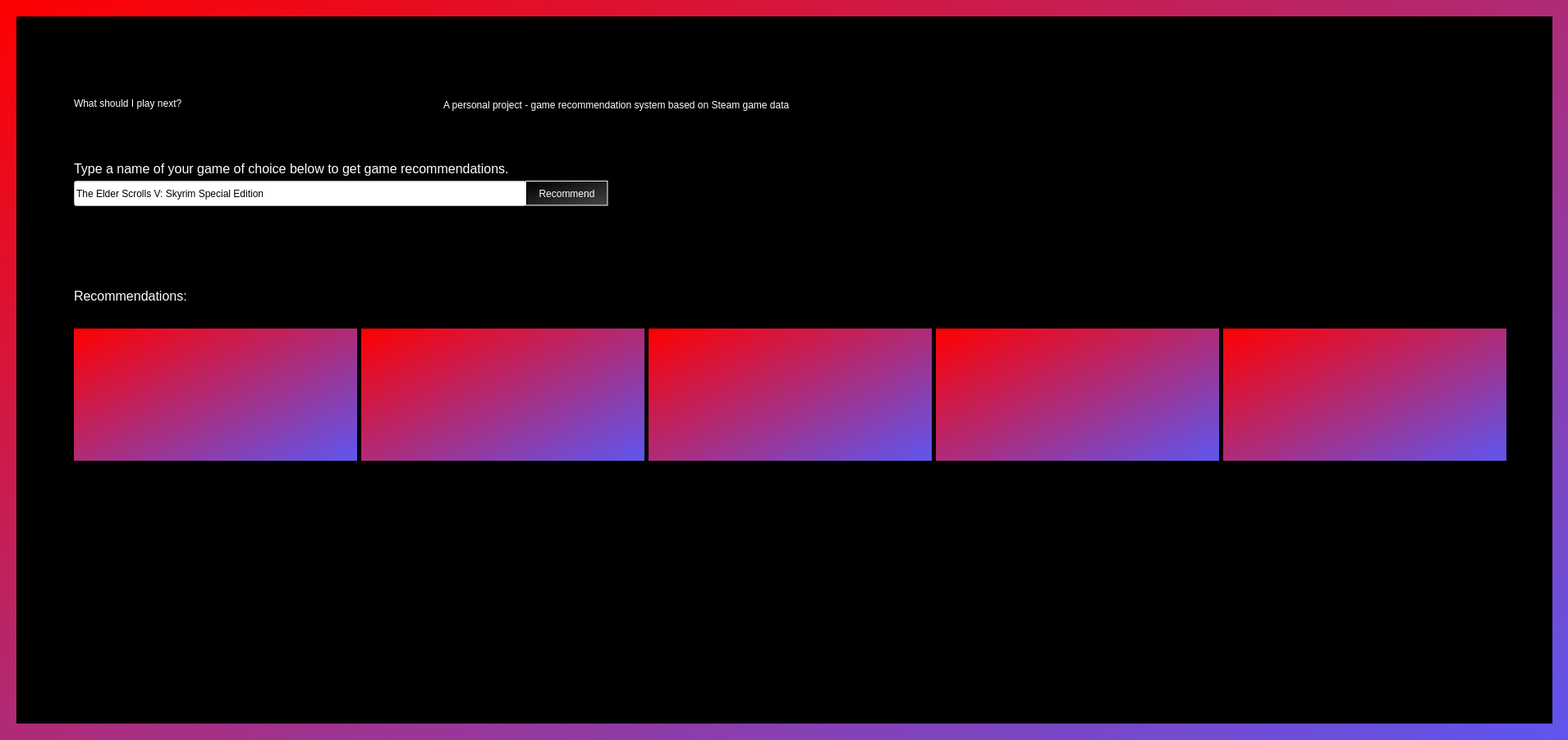
<?xml version="1.0" encoding="UTF-8"?>
<ui version="4.0">
 <class>MainWindow</class>
 <widget class="QMainWindow" name="MainWindow">
  <property name="geometry">
   <rect>
    <x>0</x>
    <y>0</y>
    <width>1910</width>
    <height>901</height>
   </rect>
  </property>
  <property name="windowTitle">
   <string>MainWindow</string>
  </property>
  <property name="styleSheet">
   <string notr="true">background-color: qlineargradient(spread:pad, x1:0, y1:0.505682, x2:1, y2:1, stop:0 rgba(75, 237, 220, 255), stop:1 rgba(94, 86, 239, 255));

background-color: qlineargradient(spread:pad, x1:0, y1:0, x2:1, y2:1, stop:0 rgba(255, 0, 0, 255), stop:1 rgba(94, 86, 239, 255));


</string>
  </property>
  <widget class="QWidget" name="centralwidget">
   <widget class="QLabel" name="label_image_background">
    <property name="geometry">
     <rect>
      <x>20</x>
      <y>20</y>
      <width>1871</width>
      <height>861</height>
     </rect>
    </property>
    <property name="styleSheet">
     <string notr="true">background-color: rgb(0, 0, 0);</string>
    </property>
    <property name="text">
     <string/>
    </property>
    <property name="pixmap">
     <pixmap>../../../../../Downloads/fabian-albert-PGw2VbdSono-unsplash_flipped.jpg</pixmap>
    </property>
    <property name="scaledContents">
     <bool>true</bool>
    </property>
   </widget>
   <widget class="QLabel" name="label_title">
    <property name="geometry">
     <rect>
      <x>90</x>
      <y>50</y>
      <width>461</width>
      <height>151</height>
     </rect>
    </property>
    <property name="styleSheet">
     <string notr="true">font: 700 35pt &quot;Bahnschrift SemiCondensed&quot;;
color: rgb(255, 255, 255);
background-color: rgb(255, 255, 255);
background-color: rgb(109, 78, 217);
background-color: rgb(0, 0, 0);
background-color: rgba(0, 0, 0, 0);</string>
    </property>
    <property name="text">
     <string>What should I play next?</string>
    </property>
   </widget>
   <widget class="QLineEdit" name="line_edit">
    <property name="geometry">
     <rect>
      <x>90</x>
      <y>220</y>
      <width>551</width>
      <height>31</height>
     </rect>
    </property>
    <property name="styleSheet">
     <string notr="true">background-color: rgb(255, 255, 255);
font: 14pt &quot;Segoe UI&quot;;</string>
    </property>
    <property name="text">
     <string>The Elder Scrolls V: Skyrim Special Edition</string>
    </property>
   </widget>
   <widget class="QLabel" name="label_instructions">
    <property name="geometry">
     <rect>
      <x>90</x>
      <y>190</y>
      <width>911</width>
      <height>31</height>
     </rect>
    </property>
    <property name="styleSheet">
     <string notr="true">color: rgb(255, 255, 255);
background-color: rgb(0, 0, 0);
background-color: rgba(0, 0, 0, 0);</string>
    </property>
    <property name="text">
     <string>&lt;html&gt;&lt;head/&gt;&lt;body&gt;&lt;p&gt;&lt;span style=&quot; font-size:12pt;&quot;&gt;Type a name of your game of choice below to get game recommendations.&lt;/span&gt;&lt;/p&gt;&lt;/body&gt;&lt;/html&gt;</string>
    </property>
   </widget>
   <widget class="QLabel" name="label_info_recommendations">
    <property name="geometry">
     <rect>
      <x>90</x>
      <y>350</y>
      <width>171</width>
      <height>21</height>
     </rect>
    </property>
    <property name="styleSheet">
     <string notr="true">background-color: rgb(0, 0, 0);
color: rgb(255, 255, 255);
background-color: rgba(0, 0, 0, 0);</string>
    </property>
    <property name="text">
     <string>&lt;html&gt;&lt;head/&gt;&lt;body&gt;&lt;p&gt;&lt;span style=&quot; font-size:12pt;&quot;&gt;Recommendations:&lt;/span&gt;&lt;/p&gt;&lt;/body&gt;&lt;/html&gt;</string>
    </property>
   </widget>
   <widget class="QLabel" name="label_project_description">
    <property name="geometry">
     <rect>
      <x>540</x>
      <y>120</y>
      <width>481</width>
      <height>16</height>
     </rect>
    </property>
    <property name="styleSheet">
     <string notr="true">color: rgb(255, 255, 255);
background-color: rgb(0, 0, 0);
background-color: rgba(0, 0, 0, 0);</string>
    </property>
    <property name="text">
     <string>A personal project - game recommendation system based on Steam game data</string>
    </property>
   </widget>
   <widget class="QPushButton" name="button_recommend">
    <property name="geometry">
     <rect>
      <x>640</x>
      <y>220</y>
      <width>101</width>
      <height>31</height>
     </rect>
    </property>
    <property name="styleSheet">
     <string notr="true">color: rgb(255, 255, 255);
background-color: qlineargradient(spread:pad, x1:0, y1:0, x2:1, y2:1, stop:0 rgba(215, 21, 59, 255), stop:1 rgba(164, 49, 136, 255));
font: 12pt &quot;Segoe UI&quot;;
background-color: rgb(0, 0, 0);
background-color: qlineargradient(spread:pad, x1:0.222, y1:0.227273, x2:1, y2:1, stop:0 rgba(0, 0, 0, 255), stop:1 rgba(255, 255, 255, 255));
background-color: qlineargradient(spread:pad, x1:0, y1:0, x2:1, y2:1, stop:0 rgba(0, 0, 0, 255), stop:1 rgba(66, 66, 66, 255));</string>
    </property>
    <property name="text">
     <string>Recommend</string>
    </property>
   </widget>
   <widget class="QLabel" name="label_black_transparent_background">
    <property name="geometry">
     <rect>
      <x>20</x>
      <y>20</y>
      <width>1871</width>
      <height>861</height>
     </rect>
    </property>
    <property name="styleSheet">
     <string notr="true">background-color: rgb(0, 0, 0);
background-color: rgba(0, 0, 0, 220);</string>
    </property>
    <property name="text">
     <string/>
    </property>
    <property name="scaledContents">
     <bool>false</bool>
    </property>
   </widget>
   <widget class="QLabel" name="label_game1_title">
    <property name="geometry">
     <rect>
      <x>90</x>
      <y>570</y>
      <width>345</width>
      <height>56</height>
     </rect>
    </property>
    <property name="styleSheet">
     <string notr="true">color: rgb(255, 255, 255);
background-color: rgba(255, 255, 255, 0);</string>
    </property>
    <property name="text">
     <string/>
    </property>
   </widget>
   <widget class="QLabel" name="label_game2_title">
    <property name="geometry">
     <rect>
      <x>440</x>
      <y>570</y>
      <width>345</width>
      <height>56</height>
     </rect>
    </property>
    <property name="styleSheet">
     <string notr="true">color: rgb(255, 255, 255);
background-color: rgba(255, 255, 255, 0);</string>
    </property>
    <property name="text">
     <string/>
    </property>
   </widget>
   <widget class="QLabel" name="label_game3_title">
    <property name="geometry">
     <rect>
      <x>790</x>
      <y>570</y>
      <width>345</width>
      <height>56</height>
     </rect>
    </property>
    <property name="styleSheet">
     <string notr="true">color: rgb(255, 255, 255);
background-color: rgba(255, 255, 255, 0);</string>
    </property>
    <property name="text">
     <string/>
    </property>
   </widget>
   <widget class="QLabel" name="label_game4_title">
    <property name="geometry">
     <rect>
      <x>1140</x>
      <y>570</y>
      <width>345</width>
      <height>56</height>
     </rect>
    </property>
    <property name="styleSheet">
     <string notr="true">color: rgb(255, 255, 255);
background-color: rgba(255, 255, 255, 0);</string>
    </property>
    <property name="text">
     <string/>
    </property>
   </widget>
   <widget class="QLabel" name="label_game5_title">
    <property name="geometry">
     <rect>
      <x>1490</x>
      <y>570</y>
      <width>345</width>
      <height>56</height>
     </rect>
    </property>
    <property name="styleSheet">
     <string notr="true">color: rgb(255, 255, 255);
background-color: rgba(255, 255, 255, 0);</string>
    </property>
    <property name="text">
     <string/>
    </property>
   </widget>
   <widget class="QLabel" name="label_game1_thumbnail">
    <property name="geometry">
     <rect>
      <x>90</x>
      <y>400</y>
      <width>345</width>
      <height>161</height>
     </rect>
    </property>
    <property name="styleSheet">
     <string notr="true"/>
    </property>
    <property name="text">
     <string/>
    </property>
   </widget>
   <widget class="QLabel" name="label_game3_thumbnail">
    <property name="geometry">
     <rect>
      <x>790</x>
      <y>400</y>
      <width>345</width>
      <height>161</height>
     </rect>
    </property>
    <property name="styleSheet">
     <string notr="true"/>
    </property>
    <property name="text">
     <string/>
    </property>
   </widget>
   <widget class="QLabel" name="label_game2_thumbnail">
    <property name="geometry">
     <rect>
      <x>440</x>
      <y>400</y>
      <width>345</width>
      <height>161</height>
     </rect>
    </property>
    <property name="styleSheet">
     <string notr="true"/>
    </property>
    <property name="text">
     <string/>
    </property>
   </widget>
   <widget class="QLabel" name="label_game4_thumbnail">
    <property name="geometry">
     <rect>
      <x>1140</x>
      <y>400</y>
      <width>345</width>
      <height>161</height>
     </rect>
    </property>
    <property name="styleSheet">
     <string notr="true"/>
    </property>
    <property name="text">
     <string/>
    </property>
   </widget>
   <widget class="QLabel" name="label_game5_thumbnail">
    <property name="geometry">
     <rect>
      <x>1490</x>
      <y>400</y>
      <width>345</width>
      <height>161</height>
     </rect>
    </property>
    <property name="styleSheet">
     <string notr="true"/>
    </property>
    <property name="text">
     <string/>
    </property>
   </widget>
   <widget class="QLabel" name="label_game1_link">
    <property name="geometry">
     <rect>
      <x>90</x>
      <y>635</y>
      <width>120</width>
      <height>56</height>
     </rect>
    </property>
    <property name="styleSheet">
     <string notr="true">color: rgb(255, 255, 255);
background-color: rgb(0, 0, 0);</string>
    </property>
    <property name="text">
     <string/>
    </property>
   </widget>
   <widget class="QLabel" name="label_game2_link">
    <property name="geometry">
     <rect>
      <x>440</x>
      <y>635</y>
      <width>120</width>
      <height>56</height>
     </rect>
    </property>
    <property name="styleSheet">
     <string notr="true">color: rgb(255, 255, 255);
background-color: rgb(0, 0, 0);</string>
    </property>
    <property name="text">
     <string/>
    </property>
   </widget>
   <widget class="QLabel" name="label_game3_link">
    <property name="geometry">
     <rect>
      <x>790</x>
      <y>635</y>
      <width>120</width>
      <height>56</height>
     </rect>
    </property>
    <property name="styleSheet">
     <string notr="true">color: rgb(255, 255, 255);
background-color: rgb(0, 0, 0);</string>
    </property>
    <property name="text">
     <string/>
    </property>
   </widget>
   <widget class="QLabel" name="label_game4_link">
    <property name="geometry">
     <rect>
      <x>1140</x>
      <y>635</y>
      <width>120</width>
      <height>56</height>
     </rect>
    </property>
    <property name="styleSheet">
     <string notr="true">color: rgb(255, 255, 255);
background-color: rgb(0, 0, 0);</string>
    </property>
    <property name="text">
     <string/>
    </property>
   </widget>
   <widget class="QLabel" name="label_game5_link">
    <property name="geometry">
     <rect>
      <x>1490</x>
      <y>635</y>
      <width>120</width>
      <height>56</height>
     </rect>
    </property>
    <property name="styleSheet">
     <string notr="true">color: rgb(255, 255, 255);
background-color: rgb(0, 0, 0);</string>
    </property>
    <property name="text">
     <string/>
    </property>
   </widget>
   <zorder>label_image_background</zorder>
   <zorder>label_black_transparent_background</zorder>
   <zorder>label_info_recommendations</zorder>
   <zorder>line_edit</zorder>
   <zorder>button_recommend</zorder>
   <zorder>label_instructions</zorder>
   <zorder>label_project_description</zorder>
   <zorder>label_title</zorder>
   <zorder>label_game1_title</zorder>
   <zorder>label_game2_title</zorder>
   <zorder>label_game3_title</zorder>
   <zorder>label_game4_title</zorder>
   <zorder>label_game5_title</zorder>
   <zorder>label_game1_thumbnail</zorder>
   <zorder>label_game3_thumbnail</zorder>
   <zorder>label_game2_thumbnail</zorder>
   <zorder>label_game4_thumbnail</zorder>
   <zorder>label_game5_thumbnail</zorder>
   <zorder>label_game1_link</zorder>
   <zorder>label_game2_link</zorder>
   <zorder>label_game3_link</zorder>
   <zorder>label_game4_link</zorder>
   <zorder>label_game5_link</zorder>
  </widget>
 </widget>
 <resources/>
 <connections/>
</ui>
